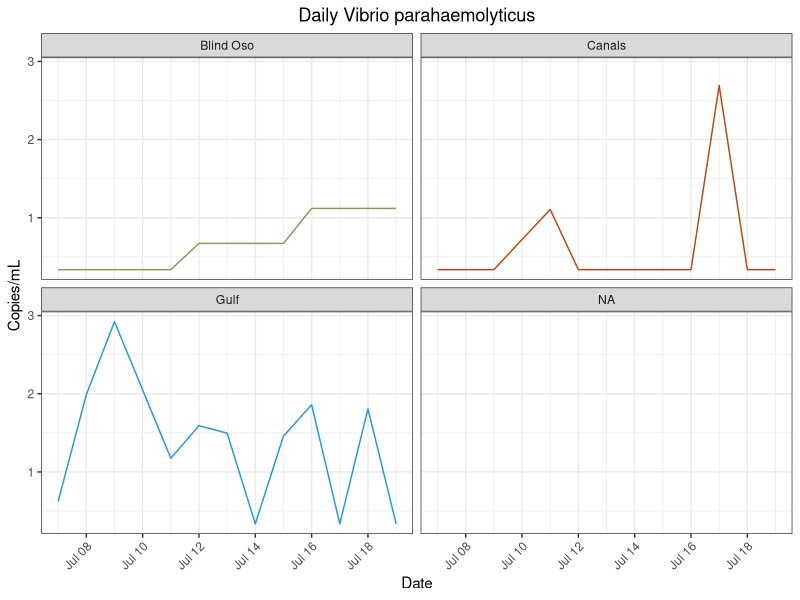
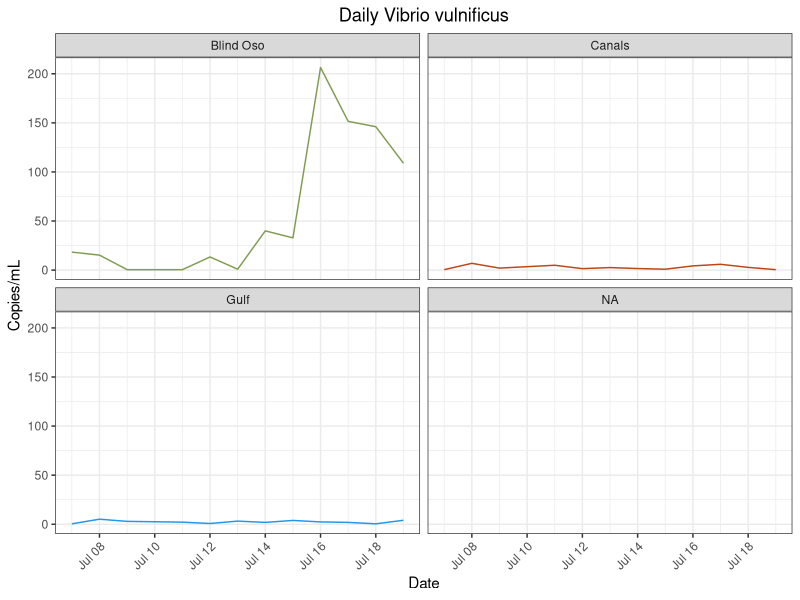
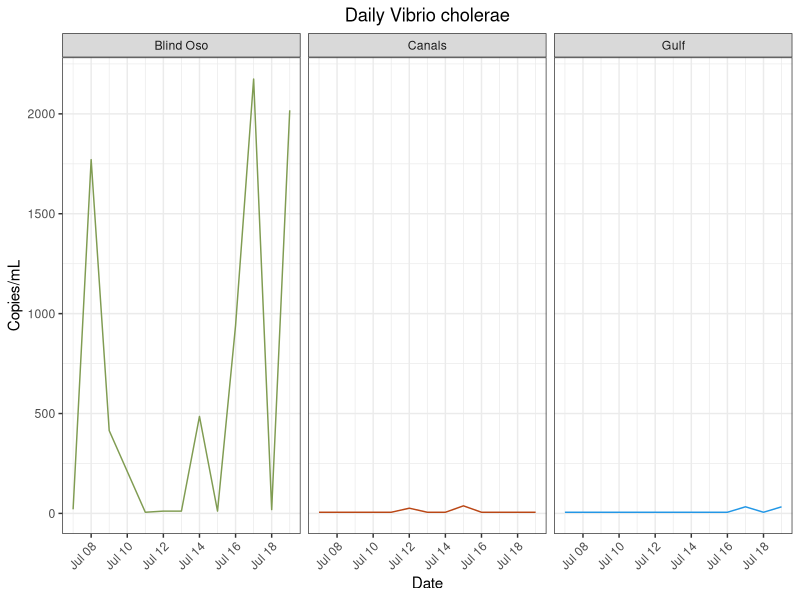
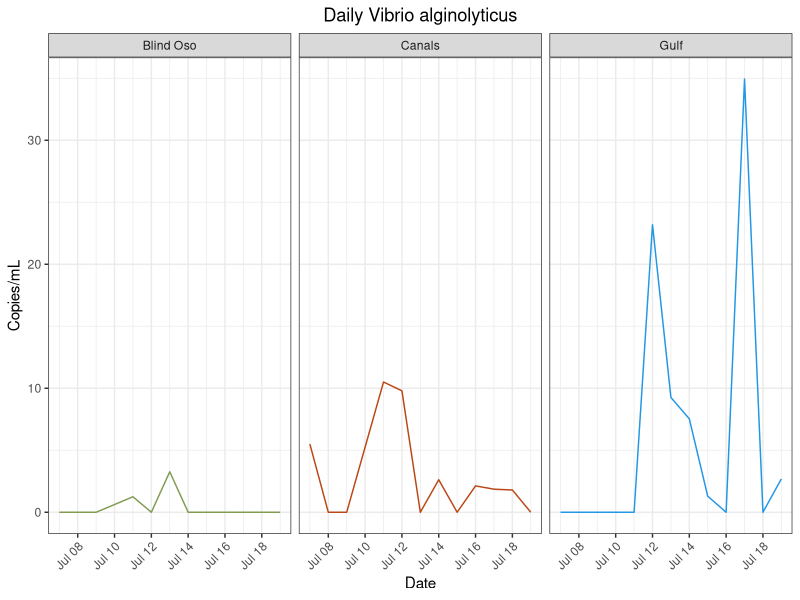
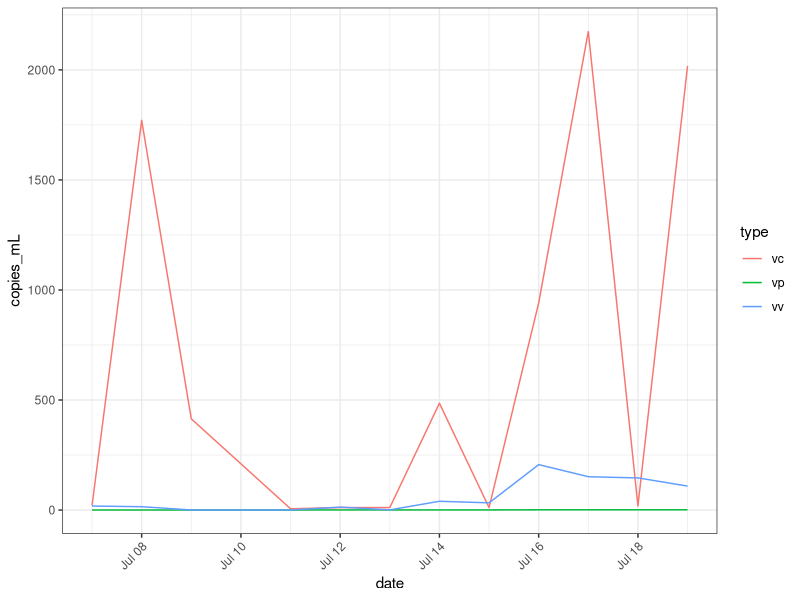
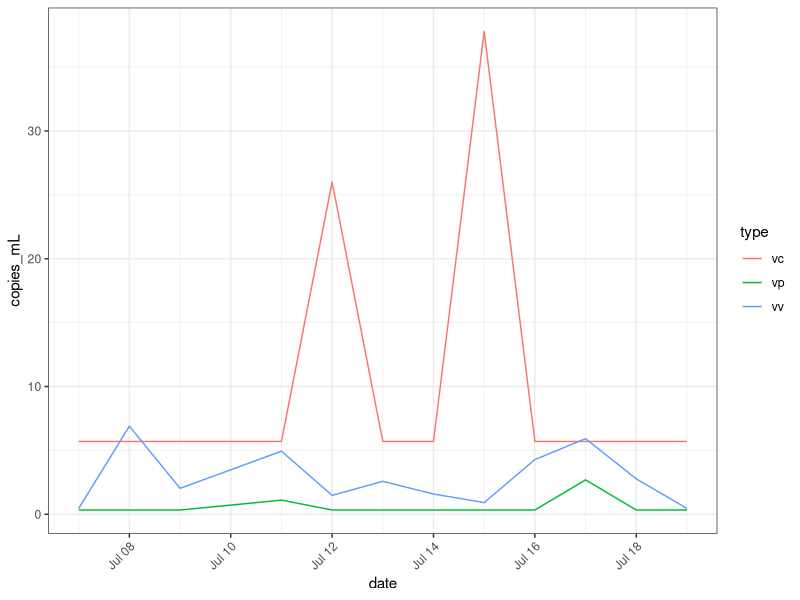
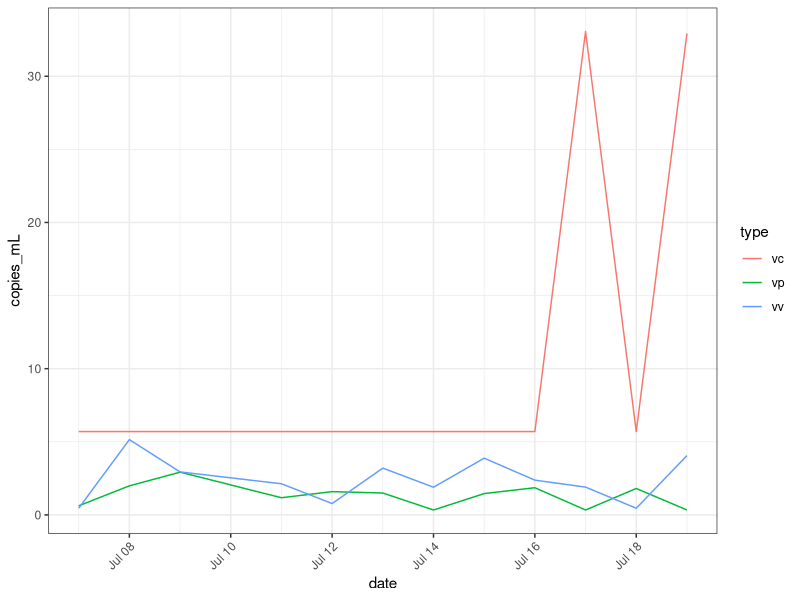
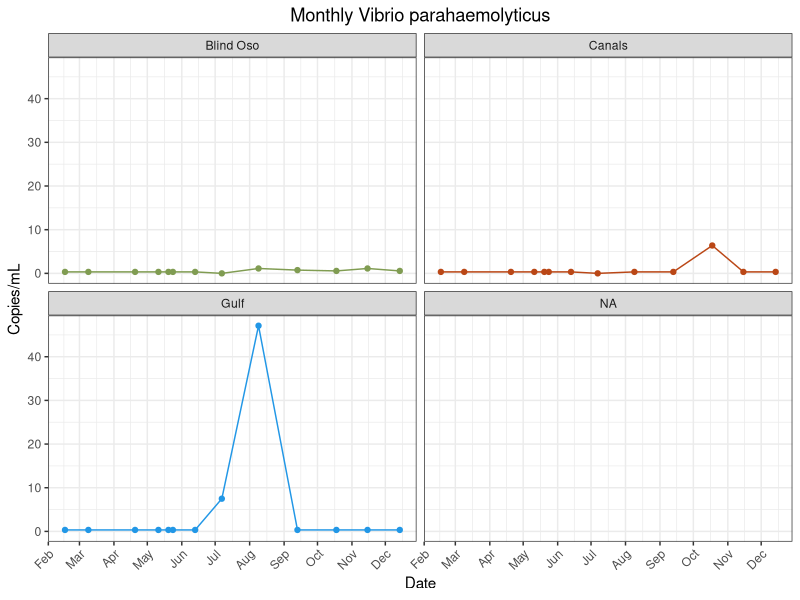

Source code (R) for these figures, in order:
## ---- chunk 1
library(here)
library(tidyverse)
library(lubridate)
## ---- chunk 2
vp<- read_csv(here("data", "processed_data","vp_clean_copies.csv"))
vp_m<- read_csv(here("data", "processed_data","vp_mon_clean_copies.csv")) 

vv<- read_csv(here("data", "processed_data","vv_clean_copies_redo.csv")) #Trial two is best. Other trials exist too. 
vv_m<- read_csv(here("data", "processed_data","vv_clean_copies_mon.csv"))

vc<- read_csv(here("data", "processed_data", "vc_clean_copies_daily.csv"))
vc_m<- read_csv(here("data", "processed_data", "vc_clean_copies_mon.csv"))

va<- read_csv(here("data", "processed_data", "va_clean_copies_daily.csv"))
## ---- chunk 3
vv<- vv %>%
  mutate(site = recode(site, "BO" = "Blind Oso")) %>%
  mutate(site = recode(site, "C2" = "Canals")) %>%
  mutate(site = recode(site, "RD" = "Gulf"))

vp<- vp %>%
  mutate(site = recode(site, "BO" = "Blind Oso")) %>%
  mutate(site = recode(site, "C2" = "Canals")) %>%
  mutate(site = recode(site, "RD" = "Gulf"))

vc<- vc %>%
  mutate(site = recode(site, "BO" = "Blind Oso")) %>%
  mutate(site = recode(site, "C2" = "Canals")) %>%
  mutate(site = recode(site, "RD" = "Gulf"))

va<- va %>%
  mutate(site = recode(site, "BO" = "Blind Oso")) %>%
  mutate(site = recode(site, "C2" = "Canals")) %>%
  mutate(site = recode(site, "RD" = "Gulf"))
## ---- chunk 4
#Vp Mon
vp_m<- vp_m %>%
  select(!...1) 
jul_bo = data.frame(date = as.Date("2022-07-07"), copies_mL=0, site = "BO")
jul_c2 = data.frame(date = as.Date("2022-07-07"), copies_mL=0, site = "C2")
jul_rd = data.frame(date = as.Date("2022-07-07"), copies_mL=7.49310194, site = "RD")
vp_m = rbind(jul_bo, jul_c2, jul_rd, vp_m) %>%
  mutate(site = recode(site, "BO" = "Blind Oso")) %>%
  mutate(site = recode(site, "C2" = "Canals")) %>%
  mutate(site = recode(site, "RD" = "Gulf"))
                     

#Vv Mon
vv_m<- vv_m %>%
  select(!...1) 
jul_bo = data.frame(date = as.Date("2022-07-07"), copies_mL=0, site = "BO")
jul_c2 = data.frame(date = as.Date("2022-07-07"), copies_mL=0, site = "C2")
jul_rd = data.frame(date = as.Date("2022-07-07"), copies_mL=7.49310194, site = "RD")
vv_m = rbind(jul_bo, jul_c2, jul_rd, vv_m)%>%
  mutate(site = recode(site, "BO" = "Blind Oso")) %>%
  mutate(site = recode(site, "C2" = "Canals")) %>%
  mutate(site = recode(site, "RD" = "Gulf"))

vc_m<- vc_m %>%
  select(!...1) 
  jul_bo = data.frame(date = as.Date("2022-07-07"), copies_mL=263.208407, site = "BO")
  jul_c2 = data.frame(date = as.Date("2022-07-07"), copies_mL=0, site = "C2")
  jul_rd = data.frame(date = as.Date("2022-07-07"), copies_mL=0, site = "RD")
  vc_m = rbind(jul_bo, jul_c2, jul_rd, vc_m)%>%
    mutate(site = recode(site, "BO" = "Blind Oso")) %>%
    mutate(site = recode(site, "C2" = "Canals")) %>%
    mutate(site = recode(site, "RD" = "Gulf"))
## ---- chunk 5
vp %>%
  ggplot() + geom_line(
    aes(x = date,
        y = copies_mL,
        color = site))+ 
  facet_wrap(~site)  +
  labs(x = "Date",
       y = "Copies/mL",
       title = "Daily Vibrio parahaemolyticus")+
  theme_bw()+
  theme(
    plot.title = element_text(hjust = 0.5),
    axis.text.x = element_text(hjust = 1, angle = 45),
    legend.position = "none")+
  scale_color_manual(values = c("Blind Oso" = "#809C52",
                                "Canals" = "#ba4716",
                                "Gulf" = "4c848c"))
## ---- chunk 6
vv %>%
 # filter(!site %in% "Blind Oso") %>%
  ggplot() + geom_line(
    aes(x = date,
        y = copies_mL,
        color = site))+ 
  facet_wrap(~site)  +
  labs(x = "Date",
       y = "Copies/mL",
       title = "Daily Vibrio vulnificus")+
  theme_bw()+
  theme(
    plot.title = element_text(hjust = 0.5),
    axis.text.x = element_text(hjust = 1, angle = 45),
    legend.position = "none")+ 
  scale_color_manual(values = c("Blind Oso" = "#809C52",
                                "Canals" = "#ba4716",
                                "Gulf" = "4c848c"))
## ---- chunk 7
vc %>%
 #filter(!site %in% "Blind Oso") %>%
  ggplot() + geom_line(
    aes(x = date,
        y = copies_mL,
        color = site))+ 
  facet_wrap(~site)  +
  labs(x = "Date",
       y = "Copies/mL",
       title = "Daily Vibrio cholerae")+
  theme_bw()+
  theme(
    plot.title = element_text(hjust = 0.5),
    axis.text.x = element_text(hjust = 1, angle = 45),
    legend.position = "none")+ 
  scale_color_manual(values = c("Blind Oso" = "#809C52",
                                "Canals" = "#ba4716",
                                "Gulf" = "4c848c"))
## ---- chunk 8
va %>%
 #filter(!site %in% "Blind Oso") %>%
  ggplot() + geom_line(
    aes(x = date,
        y = copies_mL,
        color = site))+ 
  facet_wrap(~site)  +
  labs(x = "Date",
       y = "Copies/mL",
       title = "Daily Vibrio alginolyticus")+
  theme_bw()+
  theme(
    plot.title = element_text(hjust = 0.5),
    axis.text.x = element_text(hjust = 1, angle = 45),
    legend.position = "none")+ 
  scale_color_manual(values = c("Blind Oso" = "#809C52",
                                "Canals" = "#ba4716",
                                "Gulf" = "4c848c"))
## ---- chunk 9
#Make new columns with species 
type = "vc"
vc1<- cbind(vc, type)

type = "vv"
vv1<- cbind(vv, type)

type = "vp"
vp1<- cbind(vp, type)

#Combine datasets
master<- rbind(vc1,vp1,vv1)
## ---- chunk 10
master %>%
  filter(site %in% "Blind Oso")%>%
  ggplot() + geom_line(
    aes(
      x = date,
      y = copies_mL,
      color = type))+ 
  theme_bw()+
  theme(
    axis.text.x = element_text(hjust = 1, angle = 45))
## ---- chunk 11
master %>%
  filter(site %in% "Canals")%>%
  ggplot() + geom_line(
    aes(
      x = date,
      y = copies_mL,
      color = type))+ 
  theme_bw()+
  theme(
    axis.text.x = element_text(hjust = 1, angle = 45))
## ---- chunk 12
master %>%
  filter(site %in% "Gulf")%>%
  ggplot() + geom_line(
    aes(
      x = date,
      y = copies_mL,
      color = type))+ 
  theme_bw()+
  theme(
    axis.text.x = element_text(hjust = 1, angle = 45))
## ---- chunk 13
vp_m %>%
ggplot() + geom_line(
    aes(x = date,
        y = copies_mL,
        color = site))+ 
  geom_point(
     aes(x = date,
        y = copies_mL,
        color = site))+
  facet_wrap(~site)  +
  labs(x = "Date",
       y = "Copies/mL",
       title = "Monthly Vibrio parahaemolyticus")+
  theme_bw()+
  theme(
    plot.title = element_text(hjust = 0.5),
    axis.text.x = element_text(hjust = 1, angle = 45),
    legend.position = "none")+
  scale_color_manual(values = c("Blind Oso" = "#809C52",
                                "Canals" = "#ba4716",
                                "Gulf" = "4c848c"))+
  scale_x_date(date_breaks = "1 month", date_labels = "%b")
## ---- chunk 14
vv_m %>%
  filter(!site %in% c("E3", "NT")) %>%
 ggplot() + geom_line(
    aes(x = date,
        y = copies_mL,
        color = site))+ 
  geom_point(
     aes(x = date,
        y = copies_mL,
        color = site))+
  facet_wrap(~site)  +
  labs(x = "Date",
       y = "Copies/mL",
       title = "Monthly Vibrio vulnificus")+
  theme_bw()+
  theme(
    plot.title = element_text(hjust = 0.5),
    axis.text.x = element_text(hjust = 1, angle = 45),
    legend.position = "none")+
  scale_color_manual(values = c("Blind Oso" = "#809C52",
                                "Canals" = "#ba4716",
                                "Gulf" = "4c848c"))+
  scale_x_date(date_breaks = "1 month", date_labels = "%b")
## ---- chunk 15
vc_m %>%
  #filter(!site %in% "Blind Oso") %>%
 ggplot() + geom_line(
    aes(x = date,
        y = copies_mL,
        color = site))+ 
  geom_point(
     aes(x = date,
        y = copies_mL,
        color = site))+
  facet_wrap(~site)  +
  labs(x = "Date",
       y = "Copies/mL",
       title = "Monthly Vibrio cholerae")+
  theme_bw()+
  theme(
    plot.title = element_text(hjust = 0.5),
    axis.text.x = element_text(hjust = 1, angle = 45),
    legend.position = "none")+
  scale_color_manual(values = c("Blind Oso" = "#809C52",
                                "Canals" = "#ba4716",
                                "Gulf" = "4c848c"))+
  scale_x_date(date_breaks = "1 month", date_labels = "%b")
